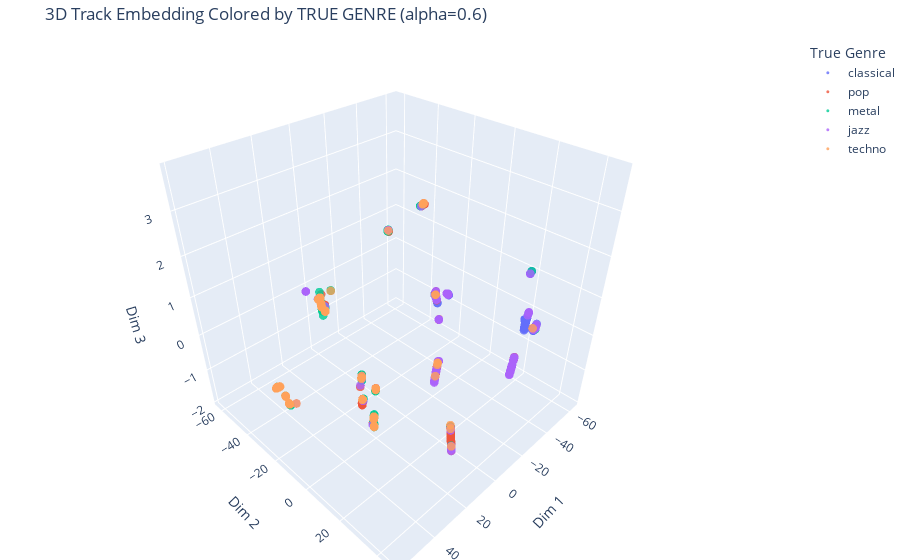
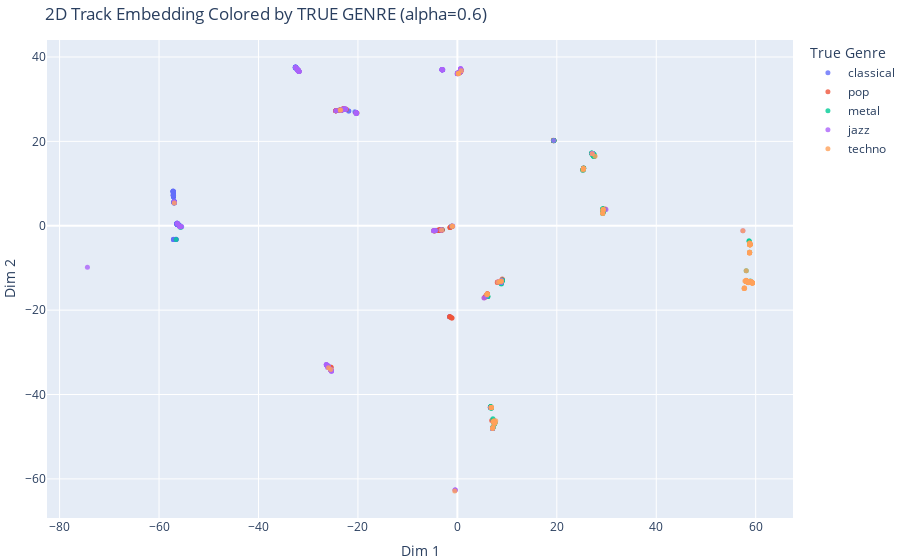
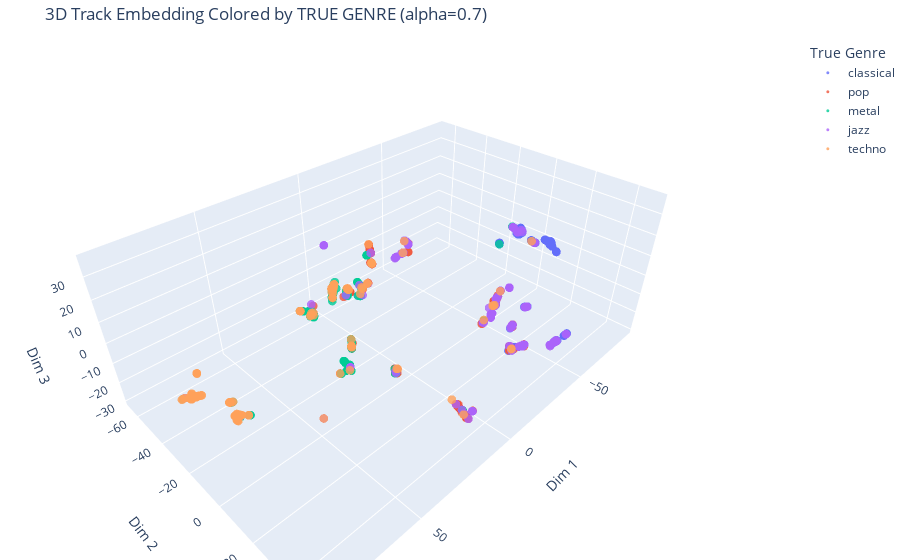
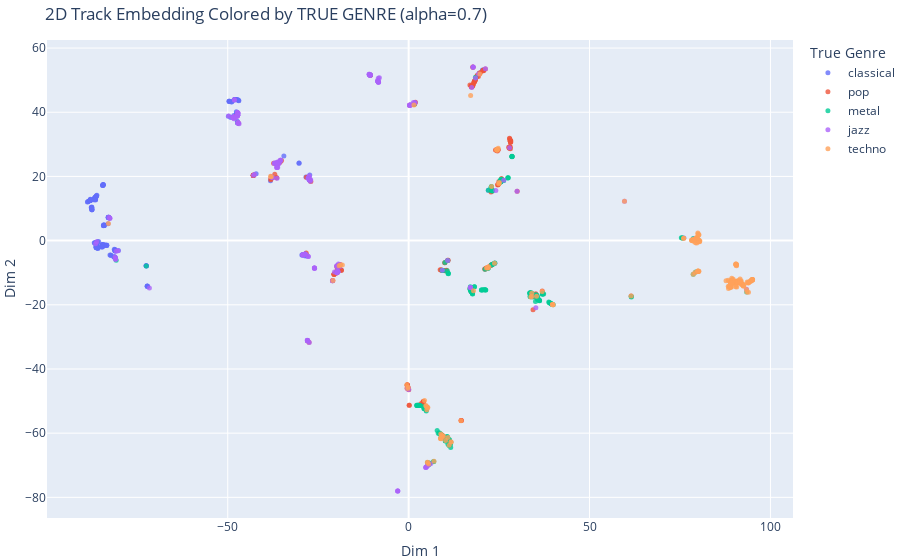

The cell these charts' notebook holds for them, in order:
### Code cell
import pandas as pd
import numpy as np
# import requests # Not needed - loading local file
# import zipfile # Not needed - loading local csv
# import io # Not needed
from openTSNE import TSNE # Use OpenTSNE
# from sklearn.cluster import DBSCAN # REMOVED
from sklearn.preprocessing import StandardScaler # To normalize features
# from sklearn.neighbors import NearestNeighbors # REMOVED
import matplotlib.pyplot as plt # No longer needed for main plots
import plotly.graph_objects as go # Used indirectly via px or for fine control
import plotly.express as px # For easier color mapping
import os # To check if file exists
import warnings
import re # For genre filtering

# Suppress specific pandas warnings if needed (optional)
warnings.filterwarnings("ignore", category=FutureWarning)
warnings.filterwarnings("ignore", category=UserWarning)


# --- 1. Data Retrieval (Load Local Spotify Tracks CSV) ---
local_csv_file_path = 'dataset.csv' # Make sure this file is downloaded from Kaggle
track_df = None # Initialize
print(f"Attempting to load data from local file: {local_csv_file_path}")

if os.path.exists(local_csv_file_path):
    try:
        track_df = pd.read_csv(local_csv_file_path)
        if 'Unnamed: 0' in track_df.columns:
            track_df = track_df.drop(columns=['Unnamed: 0'])
        print(f"Loaded {len(track_df)} tracks from local CSV.")
        # print("Available columns:", track_df.columns.tolist()) # Optional: Show columns

    except Exception as e:
        print(f"An unexpected error occurred during local file loading: {e}")
        track_df = None # Ensure df is None on error
else:
    print(f"Error: Local file not found at '{local_csv_file_path}'. Please download it first from Kaggle.")


if track_df is not None:
    # --- 2. Genre Selection and Sampling ---
    print("\nInspecting available genres...")
    if 'track_genre' not in track_df.columns:
        print("Error: 'track_genre' column not found. Cannot proceed with genre experiment.")
        track_df = None # Stop processing
    else:
        track_df['track_genre'] = track_df['track_genre'].astype(str).str.lower() # Standardize genre names
        print("Top 50 Genres Found:")
        # Uncomment the next line temporarily to see available genres if needed
        # print(track_df['track_genre'].value_counts().head(50))

        # !!! CHOOSE 5 DISTINCT GENRES HERE based on the actual genres in your CSV !!!
        target_genres = ['classical', 'pop', 'metal', 'jazz', 'techno'] # Example selection - CHANGE IF NEEDED
        print(f"\nSelected target genres: {target_genres}")

        # Filter for tracks belonging *only* to one of the target genres
        genre_filtered_df = track_df[track_df['track_genre'].isin(target_genres)].copy()

        # Sample N tracks per genre
        n_samples_per_genre = 200
        print(f"Attempting to sample {n_samples_per_genre} tracks per selected genre...")
        sampled_dfs = []
        available_genres_in_sample = []
        for genre in target_genres:
            genre_tracks = genre_filtered_df[genre_filtered_df['track_genre'] == genre]
            if len(genre_tracks) == 0:
                 print(f"Warning: No tracks found for genre '{genre}'. Skipping.")
                 continue
            elif len(genre_tracks) < n_samples_per_genre:
                 print(f"Warning: Genre '{genre}' has only {len(genre_tracks)} tracks. Using all available.")
                 sampled_dfs.append(genre_tracks)
                 available_genres_in_sample.append(genre)
            else:
                 sampled_dfs.append(genre_tracks.sample(n=n_samples_per_genre, random_state=42))
                 available_genres_in_sample.append(genre)

        if not sampled_dfs:
             print("Error: No tracks found for any of the selected genres. Cannot proceed.")
             sampled_df = pd.DataFrame() # Empty df
        else:
             sampled_df = pd.concat(sampled_dfs).reset_index(drop=True)
             print(f"\nCreated sampled dataset with {len(sampled_df)} tracks from {len(available_genres_in_sample)} genres.")
             print("Genre distribution in sample:")
             print(sampled_df['track_genre'].value_counts())

    # --- 3. Select and Prepare Features (for sampled tracks) ---
    if not sampled_df.empty:
        feature_cols = [
            'danceability', 'energy', 'loudness', 'speechiness',
            'acousticness', 'instrumentalness', 'liveness', 'valence', 'tempo'
        ]
        print(f"\nSelected features: {feature_cols}")
        missing_cols = [col for col in feature_cols if col not in sampled_df.columns]
        if missing_cols:
            print(f"Error: Missing required feature columns: {missing_cols}")
            sampled_df = pd.DataFrame()
        else:
            initial_count = len(sampled_df)
            sampled_df.dropna(subset=feature_cols, inplace=True)
            if len(sampled_df) < initial_count:
                print(f"Dropped {initial_count - len(sampled_df)} rows with NaNs in features.")
            if sampled_df.empty:
                print("Error: No valid tracks remaining after cleaning NaNs.")

    if not sampled_df.empty:
        # --- 4. Normalize Features ---
        print("Normalizing audio features for sampled tracks...")
        scaler = StandardScaler()
        normalized_features = scaler.fit_transform(sampled_df[feature_cols])
        track_features_np = normalized_features.astype(np.float32)

        # Store info needed for plotting/interpretation
        # Make sure index is reset if previous operations messed it up
        sampled_track_info = sampled_df[['track_id', 'track_name', 'artists', 'track_genre']].reset_index(drop=True)
        print(f"Prepared normalized features for {len(track_features_np)} tracks.")


        # --- 5. Experiment Loop: t-SNE (3D & 2D) on Sampled Track Features ---
        # !!! Using extended alpha values as requested !!!
        alpha_values = [0.6, 0.7, 0.8, 0.9, 1.0, 1.5, 2.0, 4.0]

        print(f"\n--- Starting Experiment Loop: Genre Separation (3D vs 2D) ---")
        print(f"Alpha values to test: {alpha_values}")

        results = {} # Still store results if needed later

        for alpha in alpha_values:
            print(f"\n--- Processing alpha = {alpha} ---")
            dof = max(0.01, 2 * alpha - 1)
            print(f"Using alpha = {alpha}, corresponding to approx. dof = {dof:.2f}")

            # --- Run t-SNE (3D) ---
            print(f"Running OpenTSNE (3D) on {len(track_features_np)} tracks...")
            perplexity_val = min(30, len(track_features_np) - 2)
            if perplexity_val < 5: perplexity_val = 5

            tsne_3d_model = TSNE(
                n_components=3, perplexity=perplexity_val, metric="euclidean",
                dof=dof, n_jobs=-1, random_state=42, verbose=False, n_iter=750
            )
            track_embedding_3d = tsne_3d_model.fit(track_features_np)
            print("OpenTSNE (3D) complete.")

            # --- Run t-SNE (2D) ---
            print(f"Running OpenTSNE (2D) on {len(track_features_np)} tracks...")
            tsne_2d_model = TSNE(
                n_components=2, perplexity=perplexity_val, metric="euclidean",
                dof=dof, n_jobs=-1, random_state=42, verbose=False, n_iter=750
            )
            track_embedding_2d = tsne_2d_model.fit(track_features_np)
            print("OpenTSNE (2D) complete.")

            # --- Create DataFrame for Plotting ---
            plot_df = pd.DataFrame({
                'x_3d': track_embedding_3d[:, 0],
                'y_3d': track_embedding_3d[:, 1],
                'z_3d': track_embedding_3d[:, 2],
                'x_2d': track_embedding_2d[:, 0],
                'y_2d': track_embedding_2d[:, 1],
            })
            # Add necessary info - ensure alignment using index if needed, but should be ok here
            plot_df['true_genre'] = sampled_track_info['track_genre']
            plot_df['track_name'] = sampled_track_info['track_name']
            plot_df['artists'] = sampled_track_info['artists']

            # Create simplified hover text (no cluster info)
            hover_text = plot_df.apply(
                lambda row: f"Track: {row['track_name']}<br>Artist: {row['artists']}<br>Genre: {row['true_genre']}",
                axis=1
            )
            plot_df['hover_text'] = hover_text

            # Store results (optional, without DBSCAN info now)
            results[alpha] = {
                'embedding_3d': track_embedding_3d,
                'embedding_2d': track_embedding_2d,
                'dof': dof
            }


            # --- Visualization 1: 3D Plot Colored by TRUE GENRE ---
            print("Generating interactive 3D plot (Colored by True Genre)...")
            fig_genre_3d = px.scatter_3d(
                plot_df,
                x='x_3d', y='y_3d', z='z_3d',
                color='true_genre', # Color points by the original genre
                title=f'3D Track Embedding Colored by TRUE GENRE (alpha={alpha})',
                labels={'color': 'Genre', 'x_3d':'Dim 1', 'y_3d':'Dim 2', 'z_3d':'Dim 3'},
                hover_data={'x_3d':False, 'y_3d':False, 'z_3d':False, 'true_genre':True}, # Customize hover
                custom_data=['hover_text'] # Use this for full hover text
            )
            fig_genre_3d.update_traces(marker=dict(size=3, opacity=0.8), hovertemplate='%{customdata[0]}<extra></extra>')
            fig_genre_3d.update_layout(
                 scene=dict(xaxis_title='Dim 1', yaxis_title='Dim 2', zaxis_title='Dim 3'),
                 margin=dict(l=0, r=0, b=0, t=40),
                 legend_title_text='True Genre'
            )
            fig_genre_3d.show()

            # --- Visualization 2: 2D Plot Colored by TRUE GENRE ---
            print("Generating interactive 2D plot (Colored by True Genre)...")
            fig_genre_2d = px.scatter(
                plot_df,
                x='x_2d', y='y_2d',
                color='true_genre', # Color points by the original genre
                title=f'2D Track Embedding Colored by TRUE GENRE (alpha={alpha})',
                labels={'color': 'Genre', 'x_2d':'Dim 1', 'y_2d':'Dim 2'},
                hover_data={'x_2d':False, 'y_2d':False, 'true_genre':True}, # Customize hover
                custom_data=['hover_text'] # Use this for full hover text
            )
            fig_genre_2d.update_traces(marker=dict(size=5, opacity=0.8), hovertemplate='%{customdata[0]}<extra></extra>') # Slightly larger markers for 2D
            fig_genre_2d.update_layout(
                 margin=dict(l=0, r=0, b=0, t=40),
                 legend_title_text='True Genre'
            )
            fig_genre_2d.show()

            print(f"\n--> Compare the 3D and 2D plots above for alpha={alpha}. How well are genres separated visually?")
            print("-" * 30)


        print("\n--- Experiment Loop Finished ---")

    else:
       print("\nNo valid tracks remaining after filtering/cleaning. Cannot proceed.")

else:
    print("\nCould not proceed with analysis due to data loading errors.")

### Figure 1 — Plotly figure (JSON) as saved in the notebook; plotly's stock layout.template omitted (floating-point values rounded to 4 significant figures; data arrays with more than 128 entries replaced by an {"elided": "..."} marker saying what was removed)
{"data": [{"customdata": {"elided": "200x2 str values"}, "hovertemplate": "%{customdata[0]}<extra></extra>", "legendgroup": "classical", "marker": {"color": "#636efa", "opacity": 0.8, "size": 3, "symbol": "circle"}, "mode": "markers", "name": "classical", "scene": "scene", "showlegend": true, "type": "scatter3d", "x": {"elided": "200 float values"}, "y": {"elided": "200 float values"}, "z": {"elided": "200 float values"}}, {"customdata": {"elided": "200x2 str values"}, "hovertemplate": "%{customdata[0]}<extra></extra>", "legendgroup": "pop", "marker": {"color": "#EF553B", "opacity": 0.8, "size": 3, "symbol": "circle"}, "mode": "markers", "name": "pop", "scene": "scene", "showlegend": true, "type": "scatter3d", "x": {"elided": "200 float values"}, "y": {"elided": "200 float values"}, "z": {"elided": "200 float values"}}, {"customdata": {"elided": "200x2 str values"}, "hovertemplate": "%{customdata[0]}<extra></extra>", "legendgroup": "metal", "marker": {"color": "#00cc96", "opacity": 0.8, "size": 3, "symbol": "circle"}, "mode": "markers", "name": "metal", "scene": "scene", "showlegend": true, "type": "scatter3d", "x": {"elided": "200 float values"}, "y": {"elided": "200 float values"}, "z": {"elided": "200 float values"}}, {"customdata": {"elided": "200x2 str values"}, "hovertemplate": "%{customdata[0]}<extra></extra>", "legendgroup": "jazz", "marker": {"color": "#ab63fa", "opacity": 0.8, "size": 3, "symbol": "circle"}, "mode": "markers", "name": "jazz", "scene": "scene", "showlegend": true, "type": "scatter3d", "x": {"elided": "200 float values"}, "y": {"elided": "200 float values"}, "z": {"elided": "200 float values"}}, {"customdata": {"elided": "200x2 str values"}, "hovertemplate": "%{customdata[0]}<extra></extra>", "legendgroup": "techno", "marker": {"color": "#FFA15A", "opacity": 0.8, "size": 3, "symbol": "circle"}, "mode": "markers", "name": "techno", "scene": "scene", "showlegend": true, "type": "scatter3d", "x": {"elided": "200 float values"}, "y": {"elided": "200 float values"}, "z": {"elided": "200 float values"}}], "layout": {"legend": {"title": {"text": "True Genre"}, "tracegroupgap": 0}, "margin": {"b": 0, "l": 0, "r": 0, "t": 40}, "scene": {"domain": {"x": [0, 1], "y": [0, 1]}, "xaxis": {"title": {"text": "Dim 1"}}, "yaxis": {"title": {"text": "Dim 2"}}, "zaxis": {"title": {"text": "Dim 3"}}}, "title": {"text": "3D Track Embedding Colored by TRUE GENRE (alpha=0.6)"}}}

### Figure 2 — Plotly figure (JSON) as saved in the notebook; plotly's stock layout.template omitted (floating-point values rounded to 4 significant figures; data arrays with more than 128 entries replaced by an {"elided": "..."} marker saying what was removed)
{"data": [{"customdata": {"elided": "200x2 str values"}, "hovertemplate": "%{customdata[0]}<extra></extra>", "legendgroup": "classical", "marker": {"color": "#636efa", "opacity": 0.8, "size": 5, "symbol": "circle"}, "mode": "markers", "name": "classical", "orientation": "v", "showlegend": true, "type": "scatter", "x": {"elided": "200 float values"}, "xaxis": "x", "y": {"elided": "200 float values"}, "yaxis": "y"}, {"customdata": {"elided": "200x2 str values"}, "hovertemplate": "%{customdata[0]}<extra></extra>", "legendgroup": "pop", "marker": {"color": "#EF553B", "opacity": 0.8, "size": 5, "symbol": "circle"}, "mode": "markers", "name": "pop", "orientation": "v", "showlegend": true, "type": "scatter", "x": {"elided": "200 float values"}, "xaxis": "x", "y": {"elided": "200 float values"}, "yaxis": "y"}, {"customdata": {"elided": "200x2 str values"}, "hovertemplate": "%{customdata[0]}<extra></extra>", "legendgroup": "metal", "marker": {"color": "#00cc96", "opacity": 0.8, "size": 5, "symbol": "circle"}, "mode": "markers", "name": "metal", "orientation": "v", "showlegend": true, "type": "scatter", "x": {"elided": "200 float values"}, "xaxis": "x", "y": {"elided": "200 float values"}, "yaxis": "y"}, {"customdata": {"elided": "200x2 str values"}, "hovertemplate": "%{customdata[0]}<extra></extra>", "legendgroup": "jazz", "marker": {"color": "#ab63fa", "opacity": 0.8, "size": 5, "symbol": "circle"}, "mode": "markers", "name": "jazz", "orientation": "v", "showlegend": true, "type": "scatter", "x": {"elided": "200 float values"}, "xaxis": "x", "y": {"elided": "200 float values"}, "yaxis": "y"}, {"customdata": {"elided": "200x2 str values"}, "hovertemplate": "%{customdata[0]}<extra></extra>", "legendgroup": "techno", "marker": {"color": "#FFA15A", "opacity": 0.8, "size": 5, "symbol": "circle"}, "mode": "markers", "name": "techno", "orientation": "v", "showlegend": true, "type": "scatter", "x": {"elided": "200 float values"}, "xaxis": "x", "y": {"elided": "200 float values"}, "yaxis": "y"}], "layout": {"legend": {"title": {"text": "True Genre"}, "tracegroupgap": 0}, "margin": {"b": 0, "l": 0, "r": 0, "t": 40}, "title": {"text": "2D Track Embedding Colored by TRUE GENRE (alpha=0.6)"}, "xaxis": {"anchor": "y", "domain": [0, 1], "title": {"text": "Dim 1"}}, "yaxis": {"anchor": "x", "domain": [0, 1], "title": {"text": "Dim 2"}}}}

### Figure 3 — Plotly figure (JSON) as saved in the notebook; plotly's stock layout.template omitted (floating-point values rounded to 4 significant figures; data arrays with more than 128 entries replaced by an {"elided": "..."} marker saying what was removed)
{"data": [{"customdata": {"elided": "200x2 str values"}, "hovertemplate": "%{customdata[0]}<extra></extra>", "legendgroup": "classical", "marker": {"color": "#636efa", "opacity": 0.8, "size": 3, "symbol": "circle"}, "mode": "markers", "name": "classical", "scene": "scene", "showlegend": true, "type": "scatter3d", "x": {"elided": "200 float values"}, "y": {"elided": "200 float values"}, "z": {"elided": "200 float values"}}, {"customdata": {"elided": "200x2 str values"}, "hovertemplate": "%{customdata[0]}<extra></extra>", "legendgroup": "pop", "marker": {"color": "#EF553B", "opacity": 0.8, "size": 3, "symbol": "circle"}, "mode": "markers", "name": "pop", "scene": "scene", "showlegend": true, "type": "scatter3d", "x": {"elided": "200 float values"}, "y": {"elided": "200 float values"}, "z": {"elided": "200 float values"}}, {"customdata": {"elided": "200x2 str values"}, "hovertemplate": "%{customdata[0]}<extra></extra>", "legendgroup": "metal", "marker": {"color": "#00cc96", "opacity": 0.8, "size": 3, "symbol": "circle"}, "mode": "markers", "name": "metal", "scene": "scene", "showlegend": true, "type": "scatter3d", "x": {"elided": "200 float values"}, "y": {"elided": "200 float values"}, "z": {"elided": "200 float values"}}, {"customdata": {"elided": "200x2 str values"}, "hovertemplate": "%{customdata[0]}<extra></extra>", "legendgroup": "jazz", "marker": {"color": "#ab63fa", "opacity": 0.8, "size": 3, "symbol": "circle"}, "mode": "markers", "name": "jazz", "scene": "scene", "showlegend": true, "type": "scatter3d", "x": {"elided": "200 float values"}, "y": {"elided": "200 float values"}, "z": {"elided": "200 float values"}}, {"customdata": {"elided": "200x2 str values"}, "hovertemplate": "%{customdata[0]}<extra></extra>", "legendgroup": "techno", "marker": {"color": "#FFA15A", "opacity": 0.8, "size": 3, "symbol": "circle"}, "mode": "markers", "name": "techno", "scene": "scene", "showlegend": true, "type": "scatter3d", "x": {"elided": "200 float values"}, "y": {"elided": "200 float values"}, "z": {"elided": "200 float values"}}], "layout": {"legend": {"title": {"text": "True Genre"}, "tracegroupgap": 0}, "margin": {"b": 0, "l": 0, "r": 0, "t": 40}, "scene": {"domain": {"x": [0, 1], "y": [0, 1]}, "xaxis": {"title": {"text": "Dim 1"}}, "yaxis": {"title": {"text": "Dim 2"}}, "zaxis": {"title": {"text": "Dim 3"}}}, "title": {"text": "3D Track Embedding Colored by TRUE GENRE (alpha=0.7)"}}}

### Figure 4 — Plotly figure (JSON) as saved in the notebook; plotly's stock layout.template omitted (floating-point values rounded to 4 significant figures; data arrays with more than 128 entries replaced by an {"elided": "..."} marker saying what was removed)
{"data": [{"customdata": {"elided": "200x2 str values"}, "hovertemplate": "%{customdata[0]}<extra></extra>", "legendgroup": "classical", "marker": {"color": "#636efa", "opacity": 0.8, "size": 5, "symbol": "circle"}, "mode": "markers", "name": "classical", "orientation": "v", "showlegend": true, "type": "scatter", "x": {"elided": "200 float values"}, "xaxis": "x", "y": {"elided": "200 float values"}, "yaxis": "y"}, {"customdata": {"elided": "200x2 str values"}, "hovertemplate": "%{customdata[0]}<extra></extra>", "legendgroup": "pop", "marker": {"color": "#EF553B", "opacity": 0.8, "size": 5, "symbol": "circle"}, "mode": "markers", "name": "pop", "orientation": "v", "showlegend": true, "type": "scatter", "x": {"elided": "200 float values"}, "xaxis": "x", "y": {"elided": "200 float values"}, "yaxis": "y"}, {"customdata": {"elided": "200x2 str values"}, "hovertemplate": "%{customdata[0]}<extra></extra>", "legendgroup": "metal", "marker": {"color": "#00cc96", "opacity": 0.8, "size": 5, "symbol": "circle"}, "mode": "markers", "name": "metal", "orientation": "v", "showlegend": true, "type": "scatter", "x": {"elided": "200 float values"}, "xaxis": "x", "y": {"elided": "200 float values"}, "yaxis": "y"}, {"customdata": {"elided": "200x2 str values"}, "hovertemplate": "%{customdata[0]}<extra></extra>", "legendgroup": "jazz", "marker": {"color": "#ab63fa", "opacity": 0.8, "size": 5, "symbol": "circle"}, "mode": "markers", "name": "jazz", "orientation": "v", "showlegend": true, "type": "scatter", "x": {"elided": "200 float values"}, "xaxis": "x", "y": {"elided": "200 float values"}, "yaxis": "y"}, {"customdata": {"elided": "200x2 str values"}, "hovertemplate": "%{customdata[0]}<extra></extra>", "legendgroup": "techno", "marker": {"color": "#FFA15A", "opacity": 0.8, "size": 5, "symbol": "circle"}, "mode": "markers", "name": "techno", "orientation": "v", "showlegend": true, "type": "scatter", "x": {"elided": "200 float values"}, "xaxis": "x", "y": {"elided": "200 float values"}, "yaxis": "y"}], "layout": {"legend": {"title": {"text": "True Genre"}, "tracegroupgap": 0}, "margin": {"b": 0, "l": 0, "r": 0, "t": 40}, "title": {"text": "2D Track Embedding Colored by TRUE GENRE (alpha=0.7)"}, "xaxis": {"anchor": "y", "domain": [0, 1], "title": {"text": "Dim 1"}}, "yaxis": {"anchor": "x", "domain": [0, 1], "title": {"text": "Dim 2"}}}}
